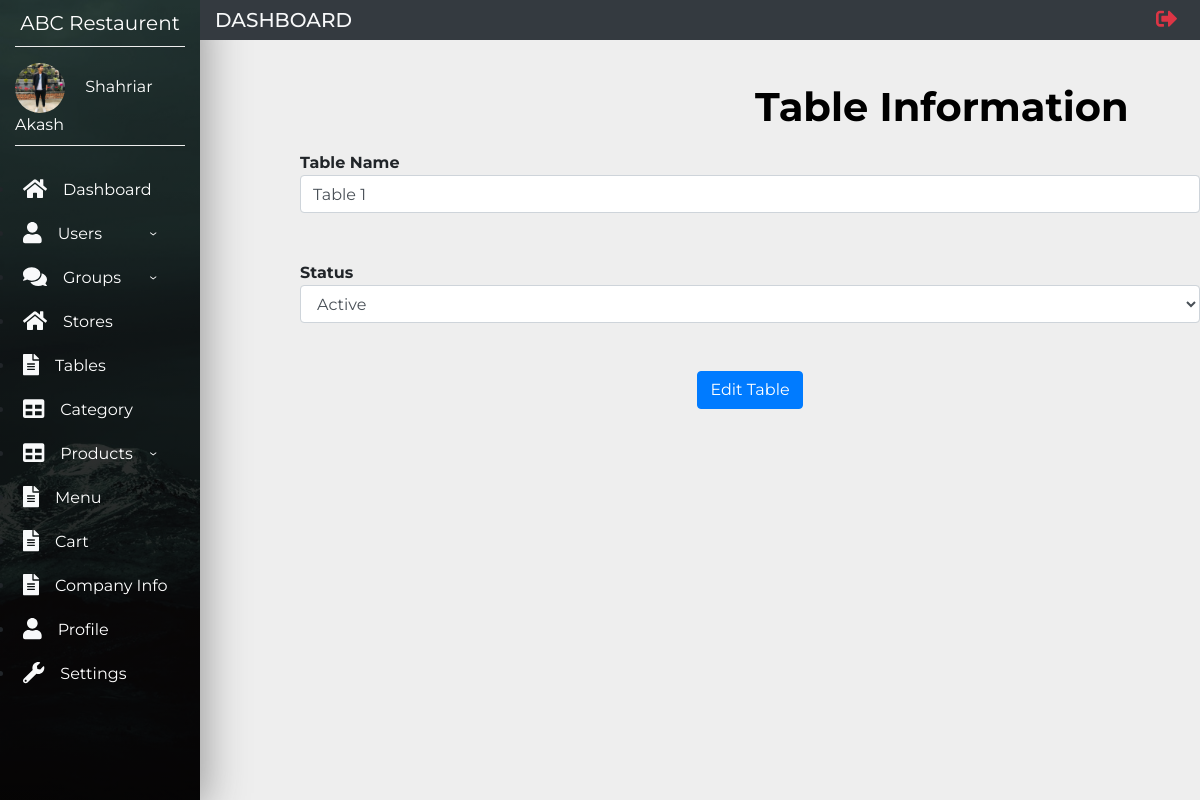
Page /views/edittable.php?id=1 (signed in) on the committed database.
### tables this page shows
CREATE TABLE `userinfo` (
  `userid` int(11) NOT NULL,
  `firstName` varchar(80) NOT NULL,
  `lastName` varchar(80) DEFAULT NULL,
  `email` varchar(80) NOT NULL,
  `password` varchar(80) NOT NULL,
  `groupId` int(11) NOT NULL,
  `gender` varchar(20) NOT NULL,
  `phoneNo` int(11) NOT NULL
);

CREATE TABLE `storetable` (
  `tableId` int(11) NOT NULL,
  `tableName` varchar(50) NOT NULL,
  `status` varchar(50) NOT NULL
);

### models/database.php (called while the page is built, shortened)
<?php
	$serverName="localhost";
	$username="root";
	$password="";
	$db_name="wt_project";
	function get($query)
	{
		$data=array();
		global $serverName,$username,$password,$db_name;
		$conn=mysqli_connect($serverName,$username,$password,$db_name);
		$result=mysqli_query($conn,$query);
		if(mysqli_num_rows($result) > 0)
		{
			while($row=mysqli_fetch_assoc($result))
			{
				$entity=array();
				foreach($row as $k=>$v)
				{
					$entity[$k]=$row[$k];
				}
				$data[]=$entity;
			}
		}
		return $data;
	}
?>

### controllers/tableController.php (called while the page is built, shortened)
<?php
    include_once '../models/database.php';
    function getTable($id)
    {
        $query="SELECT * FROM storeTable where tableId=$id";
        $table=get($query);
        return $table[0];
    }
?>

### views/edittable.php (the view, shortened to what this page needs)
<?php
    include_once('Main.php');
    include_once '../controllers/tableController.php';
    $table=getTable($_GET['id']);
?>
<div class="storeinner">
    <h1 class="storeh1"> <b><Table></Table> Table Information </b> </h1>
<form onsubmit="return valid()" action="../controllers/tableController.php" method="post">
     <b> Table Name </b><br>
     <input class="form form-control" type="text" name="name" id="name" placeholder="Enter Table Name" value="<?php echo $table["tableName"];?>"> <br>
     <br>
     <b>Status </b> <br>
        <select class="form form-control" name="status" class="active" id="status">
			<option disabled selected><?php echo $table["status"];?></option>
        </select><br>
        <span class="text-danger font-weight-bold" id="err_status"></span><br>
    <div align="center">
	<input class="btn btn-primary" type="submit" name="update_table" value="Edit Table"></p>
    </div> <br><br><br>
</form>
</div>
<?php include('Adminfooter.php') ?>

### views/Main.php (shortened to what this page needs)
<?php
    include_once '../models/database.php';
    $id=$_COOKIE['name'];
    function GetUser($id)
    {
        $query="SELECT * FROM userinfo WHERE userId=$id";
        $user=get($query);
        return $user[0];
    }
    $user=GetUser($id);
    $userName=$user["firstName"].' '.$user["lastName"];
?>
<!doctype html>
<html lang="en">
<head>
    <link rel="stylesheet" href="https://stackpath.bootstrapcdn.com/bootstrap/4.1.1/css/bootstrap.min.css"
>
    <link rel="stylesheet" href="styles/Adduser.css">
    <link rel="stylesheet" href="styles/companyinfo.css">
    <link rel="stylesheet" href="styles/profile.css">
    <link rel="stylesheet" href="styles/setting.css">
    <link rel="stylesheet" href="styles/style.css">
    <link rel="stylesheet" href="styles/Addproduct.css">
    <link rel="stylesheet" href="styles/AddGroup.css">
    <link rel="stylesheet" href="styles/ManageGroup.css">
    <link rel="stylesheet" href="styles/ManageUser.css">
    <link rel="stylesheet" href="styles/store.css">
</head>
<body>
    <nav class="navbar navbar-expand-md navbar-light">
        <div class="collapse navbar-collapse" id="myNavbar">
            <div class="container-fluid">
                <div class="row">
                    <div class="col-xl-2 col-lg-3 col-md-4 sidebar fixed-top">
                        <a href="#"
                            class="navbar-brand text-white d-block mx-auto text-center py-2 mb-3 bottom-border">ABC
                            Restaurent</a>
                        <div class="bottom-border pb-2">
                            <img src="images/admin.jpg" width="50" class="rounded-circle mr-3">
                            <span class="text-white">
                            <?php
                                echo $userName;
                            ?>
                            </span>
                        </div>
                        <ul class="menu-ul flex-column mt-4">
                            <li class="nav-item"><a href="Dashboard.php" class="nav-link text-white p-2 mb-1 sidebar-link"><i
                                        class="fas fa-home text-light fa-lg mr-3"></i>Dashboard</a></li>
                            <li id="user-nav"><a href="#" class="nav-link text-white p-2 mb-1 sidebar-link ">
                              <i class="fas fa-user text-light fa-lg mr-3"></i>Users</a>
                            </li>
                            <li id="Group-nav"><a href="#" class="nav-link text-white p-2 mb-1 sidebar-link"><i
                                    class="fas fa-comments text-light fa-lg mr-3"></i>Groups</a>
                            </li>
                            <li class="nav-item"><a href="store.php" class="nav-link text-white p-2 mb-1 sidebar-link"><i
                                        class="fas fa-home text-light fa-lg mr-3"></i>Stores</a></li>
                            <li class="nav-item"><a href="tables.php" class="nav-link text-white p-2 mb-1 sidebar-link"><i
                                        class="fas fa-file-alt text-light fa-lg mr-3"></i>Tables</a></li>
                            <li class="nav-item"><a href="category.php" class="nav-link text-white p-2 mb-1 sidebar-link"><i
                                        class="fas fa-table text-light fa-lg mr-3"></i>Category</a></li>
                            <li id="product-nav"><a href="#" class="nav-link text-white p-2 mb-1 sidebar-link"><i
                                        class="fas fa-table text-light fa-lg mr-3"></i>Products</a>
                            <li class="nav-item"><a href="menu.php" class="nav-link text-white p-2 mb-1 sidebar-link"><i
                                        class="fas fa-file-alt text-light fa-lg mr-3"></i>Menu</a></li>
                            <li class="nav-item"><a href="cart.php" class="nav-link text-white p-2 mb-1 sidebar-link"><i
                                        class="fas fa-file-alt text-light fa-lg mr-3"></i>Cart</a></li>
                            <li class="nav-item"><a href="companyinfo.php" class="nav-link text-white p-2 mb-1 sidebar-link"><i
                                        class="fas fa-file-alt text-light fa-lg mr-3"></i>Company Info</a></li>
                            <li class="nav-item"><a href="profile.php?id=<?php echo $id; ?>" class="nav-link text-white p-2 mb-1 sidebar-link"><i
                                        class="fas fa-user text-light fa-lg mr-3"></i>Profile</a></li>
                            <li class="nav-item"><a href="setting.php?id=<?php echo $id; ?>" class="nav-link text-white p-2 mb-1 sidebar-link"><i
                                        class="fas fa-wrench text-light fa-lg mr-3"></i>Settings</a></li>
                        </ul>
                    </div>
                    <div class="col-xl-10 col-lg-9 col-md-8 ml-auto bg-dark fixed-top py-0 top-navbar">
                        <div class="row align-items-center">
                            <div class="col-md-4">
                                <h5 class="text-light text-uppercase mb-0">Dashboard</h5>
                            </div>
                            <div class="col-md-5">
                            </div>
                            <div class="col-md-3">
                                <ul class="navbar-nav">
                                    <li class="nav-item ml-md-auto"><a href="#" class="nav-link" data-toggle="modal" data-target="#sign-out"><i class="fas fa-sign-out-alt text-danger fa-lg"></i></a></li>
                  </ul>
                </div>
              </div>
            </div>
          </div>
        </div>
      </div>
    </nav>

### views/styles/style.css (style rules this page uses)
body { font-family: 'Montserrat', sans-serif; background-color: #eee; }
.sidebar { height: 100vh; background: linear-gradient(rgba(0, 0, 0, .7), rgba(0, 0, 0, .9)), url(../images/img1.jpeg); background-position: center; background-repeat: no-repeat; background-size: cover; box-shadow: 5px 7px 40px #999; }
.menu-ul { margin-left: -40px; }
.bottom-border { border-bottom: 1px groove #eee; }
.sidebar-link { transition: all .4s; }

### views/styles/store.css (style rules this page uses)
.storeinner { padding-left: 300px; padding-top: 65px; }
.storeh1 { margin-top: 2px;; margin-left: 455px; margin-bottom:20px; color: black; }

### rows in the picture
userinfo: userName "Shahriar Akash"
storetable: name "Table 1", status "Active"
